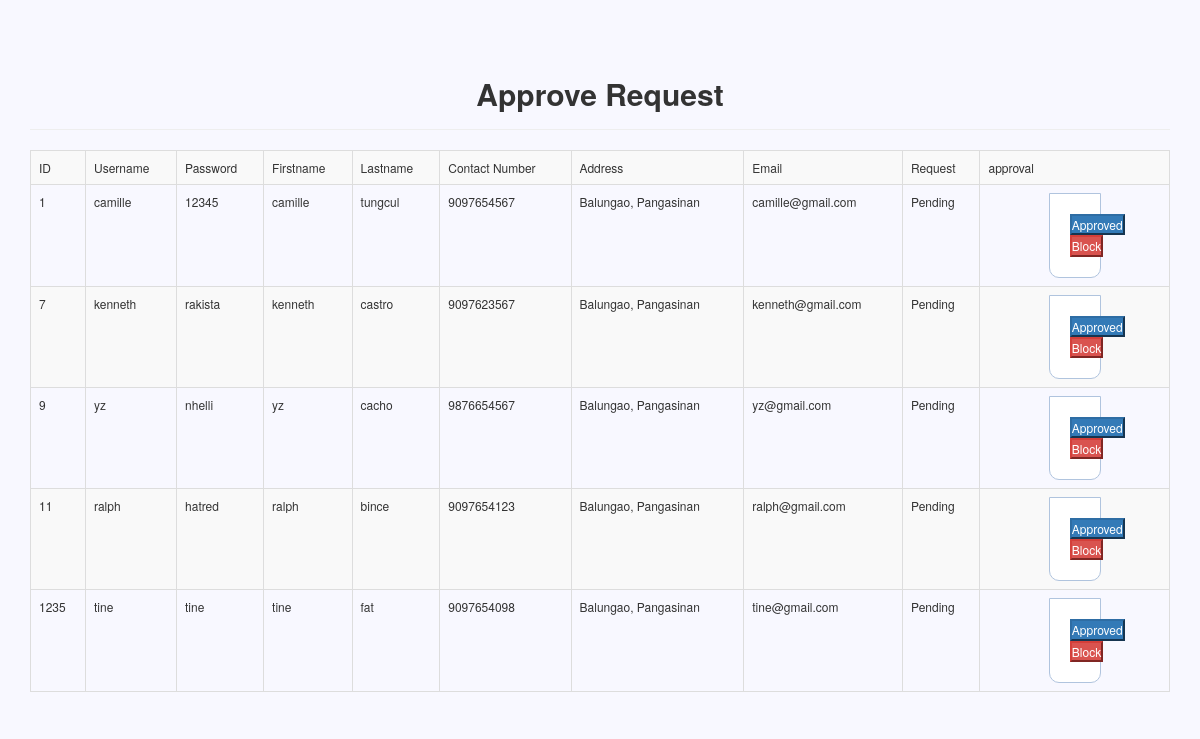
/webby/clientRequests/home.php, run on the app's committed database.
### tables this page shows
CREATE TABLE IF NOT EXISTS `user` (
  `id_no` int(7) NOT NULL AUTO_INCREMENT,
  `user_name` varchar(60) NOT NULL,
  `password` varchar(120) NOT NULL,
  `firstname` char(50) NOT NULL,
  `lastname` char(120) NOT NULL,
  `contact_num` bigint(11) NOT NULL,
  `address` varchar(180) NOT NULL,
  `email` varchar(50) NOT NULL,
  `availability` enum('online','offline') NOT NULL DEFAULT 'offline',
  `status` enum('Active','Inactive') NOT NULL,
  `request` enum('Approved','Blocked','Pending') NOT NULL DEFAULT 'Pending',
  PRIMARY KEY (`id_no`)
);

### webby/clientRequests/home.php (the view, shortened to what this page needs)
<?php
	require('connect.php');
?>
<!DOCTYPE html>
<html>
<head>
<link rel="stylesheet" href="assets/css/bootstrap.min.css" type="text/css" />
<link rel="stylesheet" href="style.css" type="text/css" />
</head>
<body>
	<div id="wrapper">
	<div class="container">
    	<div class="page-header">
		<br>
    	<h2><center><b>Approve Request</b></center></h2>
    	</div>
			<?php
        $sql = mysqli_query($conn,"SELECT * from user WHERE request='Pending'");
        if($sql->num_rows > '0'){
			echo "<table class='table table-striped table-bordered table-hover id='dataTables-example';>";
			echo "
            <tr>
				<td>ID</td>
				<td>Username</td>
                <td>Password</td>
				<td>Firstname</td>
				<td>Lastname</td>
                <td>Contact Number</td>
				<td>Address</td>
                <td>Email</td>
				<td>Request</td>
				<td>approval</td>
			</tr>
				";
            while($row = mysqli_fetch_assoc($sql)){
                	$id_no =$row['id_no'];
                    $user_name=$row['user_name'];
                    $password  =$row['password'];
					$firstname=$row['firstname'];
					$lastname=$row['lastname'];
                    $contact_num=$row['contact_num'];
                    $address=$row['address'];
					$email=$row['email'];
					$request=$row['request'];
                echo"
                <tr>
                    <td>$id_no</td>
                    <td>$user_name</td>
                    <td>$password </td>
					<td>$firstname</td>
					<td>$lastname</td>
                    <td>$contact_num</td>
                    <td>$address</td>
					<td>$email</td>
					<td>$request</td>
                    <td><form action='changeStatus.php' method='POST'>
                    <button class='btn-primary' value='$id_no,approved' name='approve'>Approved</button>
                    <button class='btn-danger' value='$id_no,blocked' name='block'>Block</button>
                    </form>
                    </td>
                </tr>
                ";
            }
        }
?>
</body>
</html>

### webby/reg/style.css (style rules this page uses)
* { margin: 0px; padding: 0px; }
body { font-size: 120%; background: #F8F8FF; }
form, .content { width: 30%; margin: 0px auto; padding: 20px; border: 1px solid #B0C4DE; background: white; border-radius: 0px 0px 10px 10px; }

### data on the page
user: id_no "1", user_name "camille", password "12345", firstname "camille", lastname "tungcul", contact_num "9097654567", address "Balungao, Pangasinan", email "camille@gmail.com", request "Pending"
user: id_no "7", user_name "kenneth", password "rakista", firstname "kenneth", lastname "castro", contact_num "9097623567", address "Balungao, Pangasinan", email "kenneth@gmail.com", request "Pending"
user: id_no "9", user_name "yz", password "nhelli", firstname "yz", lastname "cacho", contact_num "9876654567", address "Balungao, Pangasinan", email "yz@gmail.com", request "Pending"
user: id_no "11", user_name "ralph", password "hatred", firstname "ralph", lastname "bince", contact_num "9097654123", address "Balungao, Pangasinan", email "ralph@gmail.com", request "Pending"
user: id_no "1235", user_name "tine", password "tine", firstname "tine", lastname "fat", contact_num "9097654098", address "Balungao, Pangasinan", email "tine@gmail.com", request "Pending"
